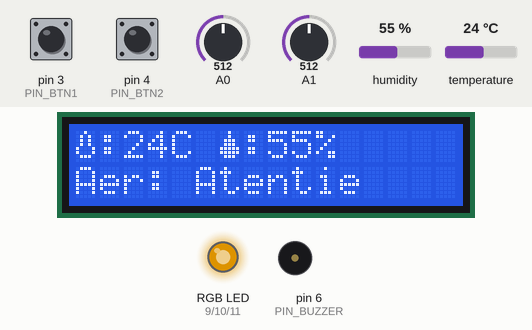
Simulated run of this sketch. Board: Arduino Uno, built with avr-gcc and run on an emulated ATmega328P. On the bench: 16×2 character LCD, an RGB LED mixed from three pins (HIGH = lit), buzzer (waves = sounding). The inputs (shaded band) are chosen by the test bench; at power-on: humidity 55 %, pin 3 (PIN_BTN1) HIGH, temperature 24 °C, pin 4 (PIN_BTN2) HIGH, A0 = 512, A1 = 512. Dim RGB values are drawn brighter than linear; what the sketch prints to the serial monitor is not drawn.

Above: at 3.6 s.
3.7 s: humidity set to 21 %
At 7.1 s:
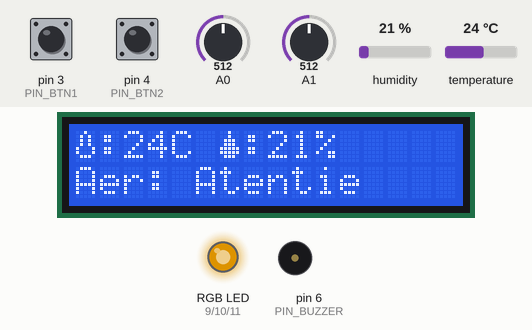
12.7 s: humidity set to 18 %
At 15.34 s:
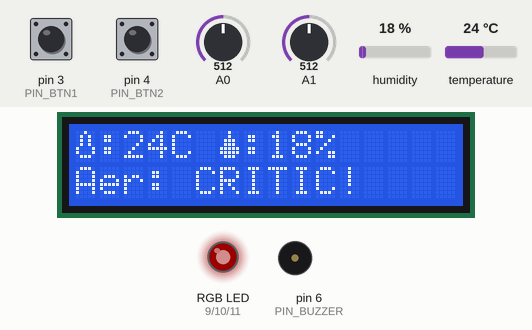
16.3 s: pin 3 (PIN_BTN1) pulled LOW for 2.3 s
At 18.37 s:
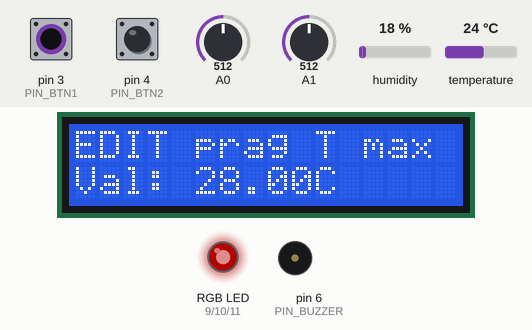
20.1 s: pin 3 (PIN_BTN1) pulled LOW for 2.3 s
At 22.37 s:
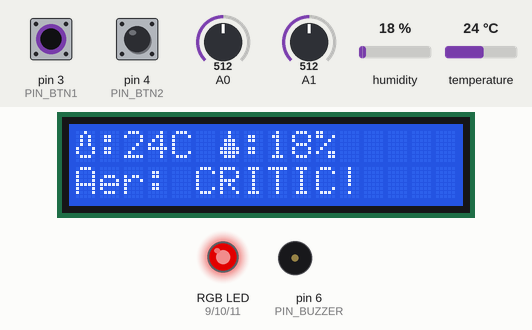
31.4 s: temperature set to 12 °C
At 36.35 s:
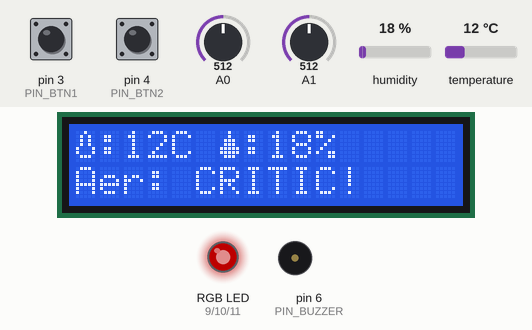
Timing chart, 0 to 40.8 s (numbered marks = the images above; inputs shaded):
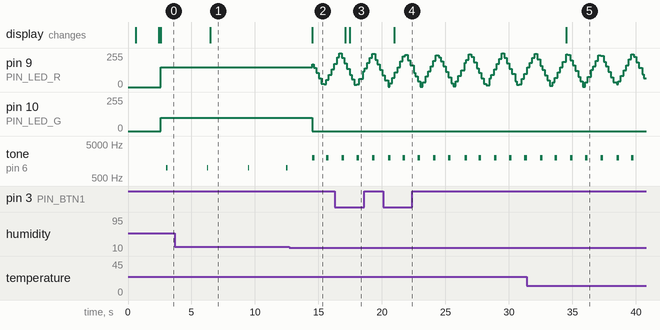

Measured:
- the behaviour switches between 20 and 19 % on humidity (found by bisection; images 1 and 2)
- after the input at 3.7 s, the display: changes after 2.8 s (image 1)
- after the input at 12.7 s, pin 9 (PIN_LED_R): 150/255 → 170/255 after 1.8 s, → 146/255 0.12 s later, → 106/255 0.20 s later, → 66/255 0.20 s later, … (10 changes in this stretch); pin 10 (PIN_LED_G): 100/255 → 0/255 after 1.8 s; the display: changes after 1.8 s (image 2)
- after the input at 16.3 s, the display: first changes after 0.80 s (image 3 shows a later state)
- after the input at 20.1 s, the display: changes after 0.85 s (image 4)
- after the input at 31.4 s, the display: changes after 3.1 s (image 5)
- by itself, tone on pin 6 (PIN_BUZZER): alternates 2000 Hz for 0.20 s and silent for 1.0 s

The sketch:

PlantPal.ino
```cpp
#include <Wire.h>
#include <LiquidCrystal_I2C.h>
#include <DHT.h>

#include "config.h"
#include "sensors.h"
#include "display.h"
#include "alerts.h"
#include "input.h"
#include "state.h"

// Obiecte globale
LiquidCrystal_I2C lcd(LCD_I2C_ADDR, LCD_COLS, LCD_ROWS);
DHT dht(PIN_DHT, DHT_TYPE);

// Variabile de stare globale
PlantState state;
Thresholds thresholds;
HistoryBuffer history;

// Timestamps pentru sampling non-blocking
unsigned long lastSensorRead = 0;
unsigned long lastDisplayUpdate = 0;
unsigned long lastAlertUpdate = 0;
unsigned long alertSnoozeUntil = 0;

// Pagina curenta afișata pe LCD
uint8_t currentPage = PAGE_MAIN;

// Mod editare praguri
bool editMode = false;
uint8_t editParam = 0;  // 0=temp, 1=umid_aer, 2=sol, 3=lumina

void setup() {
  Serial.begin(9600);
  delay(500);
  Serial.println(F("=== PlantPal v1.0 ==="));
  Serial.println(F("Step 1: Initializare..."));

  Serial.println(F("Step 2a: Wire init..."));
  Wire.begin();
  Wire.setClock(100000);
  Serial.println(F("Step 2a: Wire OK"));

  Serial.println(F("Step 2b: LCD begin..."));
  lcd.begin(LCD_COLS, LCD_ROWS);
  Serial.println(F("Step 2b: LCD OK"));

  Serial.println(F("Step 3: LCD backlight..."));
  lcd.backlight();
  lcd.clear();
  lcd.setCursor(0, 0);
  lcd.print(F("PlantPal v1.0"));
  Serial.println(F("Step 3: LCD print OK"));

  Serial.println(F("Step 4: DHT begin..."));
  dht.begin();
  Serial.println(F("Step 4: DHT OK"));

  Serial.println(F("Step 5: ADC init..."));
  adc_init();
  Serial.println(F("Step 5: ADC OK"));

  Serial.println(F("Step 6: PWM init..."));
  pwm_init();
  Serial.println(F("Step 6: PWM OK"));

  Serial.println(F("Step 7: Buttons init..."));
  buttons_init();
  Serial.println(F("Step 7: Buttons OK"));

  Serial.println(F("Step 8: Thresholds init..."));
  thresholds_init(&thresholds);
  Serial.println(F("Step 8: Thresholds OK"));

  Serial.println(F("Step 9: History init..."));
  history_init(&history);
  Serial.println(F("Step 9: History OK"));

  Serial.println(F("Step 10: Timer1 init..."));
  timer1_init();
  Serial.println(F("Step 10: Timer1 OK"));

  delay(1500);
  lcd.clear();

  Serial.println(F("=== SETUP COMPLET ==="));
  Serial.println(F("Btn1: navigatie | Btn2: snooze"));
}

void loop() {
  unsigned long now = millis();

  // Citire senzori la intervale fixe
  if (now - lastSensorRead >= SENSOR_INTERVAL) {
    lastSensorRead = now;

    unsigned long t_start = micros();
    sensors_read(&state);
    unsigned long t_read = micros() - t_start;

    // Profilare cod - print pe Serial
    Serial.print(F("[PROFILE] Citire senzori: "));
    Serial.print(t_read);
    Serial.println(F(" us"));

    // Evaluare stare planta
    state_evaluate(&state, &thresholds);

    // Adauga in istoric
    history_add(&history, &state);

    // Print valori pe Serial
    sensors_print(&state);
  }

  // Procesare evenimente butoane (consumate din ISR)
  button_event_t btnEvent = buttons_get_event();
  if (btnEvent != BTN_NONE) {
    handle_button(btnEvent, now);
  }

  // Update display la 500ms
  if (now - lastDisplayUpdate >= DISPLAY_INTERVAL) {
    lastDisplayUpdate = now;
    display_update(&lcd, &state, &thresholds, &history, currentPage, editMode, editParam);
  }

  // Update alerte la 200ms
  if (now - lastAlertUpdate >= ALERT_INTERVAL) {
    lastAlertUpdate = now;

    bool snoozed = (alertSnoozeUntil > now);
    alerts_update(&state, snoozed);
  }
}

// Procesare apasari butoane
void handle_button(button_event_t evt, unsigned long now) {
  switch (evt) {
    case BTN1_SHORT:
      if (editMode) {
        // In editare: schimba parametrul curent
        editParam = (editParam + 1) % 5;
      } else {
        // Normal: schimba pagina LCD
        currentPage = (currentPage + 1) % NUM_PAGES;
        lcd.clear();
      }
      break;

    case BTN1_LONG:
      // Intra/iesi din modul editare praguri
      editMode = !editMode;
      lcd.clear();
      if (editMode) {
        Serial.println(F("[EDIT] Mod editare praguri ACTIV"));
        currentPage = PAGE_EDIT;
      } else {
        Serial.println(F("[EDIT] Mod editare DEZACTIVAT"));
        currentPage = PAGE_MAIN;
      }
      break;

    case BTN2_SHORT:
      if (editMode) {
        // In editare: creste pragul curent
        thresholds_increment(&thresholds, editParam);
      } else {
        // Normal: snooze alerta 30 sec
        alertSnoozeUntil = now + SNOOZE_DURATION;
        Serial.println(F("[SNOOZE] Alerte dezactivate 30s"));
        // Beep scurt de confirmare
        tone(PIN_BUZZER, 1500, 100);
      }
      break;

    case BTN2_LONG:
      if (editMode) {
        // In editare: reseteaza la valori default
        thresholds_init(&thresholds);
        Serial.println(F("[EDIT] Praguri resetate la default"));
      } else {
        // Normal: reset snooze + test sirena
        alertSnoozeUntil = 0;
        Serial.println(F("[SNOOZE] Anulat"));
      }
      break;

    default:
      break;
  }
}
```

alerts.h
```cpp
#ifndef ALERTS_H
#define ALERTS_H

#include "config.h"
#include "sensors.h"

// INIT PWM
void pwm_init() {
  pinMode(PIN_LED_R, OUTPUT);
  pinMode(PIN_LED_G, OUTPUT);
  pinMode(PIN_LED_B, OUTPUT);
  pinMode(PIN_BUZZER, OUTPUT);

  // Pentru anod comun: pornim cu LED stins (HIGH = stins)
  // Pentru catod comun: LOW = stins
  analogWrite(PIN_LED_R, LED_VAL(0));
  analogWrite(PIN_LED_G, LED_VAL(0));
  analogWrite(PIN_LED_B, LED_VAL(0));
}

// CONTROL LED RGB
void led_set(uint8_t r, uint8_t g, uint8_t b) {
  analogWrite(PIN_LED_R, LED_VAL(r));
  analogWrite(PIN_LED_G, LED_VAL(g));
  analogWrite(PIN_LED_B, LED_VAL(b));
}

void led_off() {
  led_set(0, 0, 0);
}

// ALERTE
void alerts_update(PlantState* s, bool snoozed) {
  static uint32_t lastBeep = 0;
  static bool buzzerOn = false;
  uint32_t now = millis();

  if (snoozed) {
    // Snooze activ: doar LED pulseaza verde-galben, fara buzzer
    uint32_t fade = (now / 10) % 512;
    if (fade > 255) fade = 511 - fade;
    led_set(fade, fade, 0);  // galben
    if (buzzerOn) {
      noTone(PIN_BUZZER);
      buzzerOn = false;
    }
    return;
  }

  switch (s->status) {
    case 0:  // OK - verde stabil
      led_set(0, 100, 0);
      if (buzzerOn) {
        noTone(PIN_BUZZER);
        buzzerOn = false;
      }
      break;

    case 1:  // WARN - galben, beep ocazional
      led_set(150, 100, 0);
      if (now - lastBeep > 3000) {
        tone(PIN_BUZZER, 1000, 100);
        lastBeep = now;
      }
      break;

    case 2:  // CRITIC - pulseaza rosu, beep mai des
      {
        uint32_t pulse = (now / 5) % 512;
        if (pulse > 255) pulse = 511 - pulse;
        led_set(pulse, 0, 0);
      }
      if (now - lastBeep > 1000) {
        tone(PIN_BUZZER, 2000, 200);
        lastBeep = now;
      }
      break;
  }
}

#endif
```

display.h
```cpp
#ifndef DISPLAY_H
#define DISPLAY_H

#include "config.h"
#include "sensors.h"
#include "state.h"

// Caractere custom pentru LCD
byte iconDrop[8]   = {0b00100, 0b00100, 0b01110, 0b01110, 0b11111, 0b11111, 0b01110, 0b00000};
byte iconSun[8]    = {0b00100, 0b10101, 0b01110, 0b11011, 0b01110, 0b10101, 0b00100, 0b00000};
byte iconTemp[8]   = {0b00100, 0b01010, 0b01010, 0b01010, 0b10001, 0b10001, 0b01110, 0b00000};
byte iconWarn[8]   = {0b00100, 0b00100, 0b01010, 0b01010, 0b10001, 0b10101, 0b01110, 0b00000};

void display_init_icons(LiquidCrystal_I2C* lcd) {
  lcd->createChar(0, iconDrop);
  lcd->createChar(1, iconSun);
  lcd->createChar(2, iconTemp);
  lcd->createChar(3, iconWarn);
}

void display_page_main(LiquidCrystal_I2C* lcd, PlantState* s) {
  lcd->setCursor(0, 0);
  lcd->write(2);  // temp icon
  lcd->print(F(":"));
  lcd->print((int)s->temperature);
  lcd->print(F("C "));
  lcd->write(0);  // drop icon
  lcd->print(F(":"));
  lcd->print((int)s->air_humidity);
  lcd->print(F("%   "));

  lcd->setCursor(0, 1);
  lcd->print(F("Aer: "));
  if (s->status == 0) lcd->print(F("OK       "));
  else if (s->status == 1) lcd->print(F("Atentie  "));
  else lcd->print(F("CRITIC!  "));
}

void display_page_soil(LiquidCrystal_I2C* lcd, PlantState* s) {
  lcd->setCursor(0, 0);
  lcd->print(F("Sol: "));
  lcd->print(s->soil_moisture);
  lcd->print(F("%        "));

  lcd->setCursor(0, 1);
  lcd->write(1);  // sun icon
  lcd->print(F(" Lumina: "));
  lcd->print(s->light_level);
  lcd->print(F("%  "));
}

void display_page_status(LiquidCrystal_I2C* lcd, PlantState* s) {
  lcd->setCursor(0, 0);
  lcd->print(F("Status: "));
  switch (s->status) {
    case 0: lcd->print(F("OK       ")); break;
    case 1: lcd->print(F("ATENTIE  ")); break;
    case 2: lcd->print(F("CRITIC!! ")); break;
  }

  lcd->setCursor(0, 1);
  // Afiseaza ce parametru e cu probleme
  uint32_t t = millis() / 3000;  // schimba la 3 sec
  switch (t % 4) {
    case 0: lcd->print(F("T:"));
            lcd->print((int)s->temperature);
            lcd->print(F("C       "));
            break;
    case 1: lcd->print(F("H aer:"));
            lcd->print((int)s->air_humidity);
            lcd->print(F("%    "));
            break;
    case 2: lcd->print(F("Sol:"));
            lcd->print(s->soil_moisture);
            lcd->print(F("%       "));
            break;
    case 3: lcd->print(F("Lumina:"));
            lcd->print(s->light_level);
            lcd->print(F("%    "));
            break;
  }
}

void display_page_history(LiquidCrystal_I2C* lcd, HistoryBuffer* h) {
  lcd->setCursor(0, 0);
  lcd->print(F("Istoric ultimele"));

  lcd->setCursor(0, 1);
  if (h->count == 0) {
    lcd->print(F("Niciunul        "));
  } else {
    // Cycle prin ultimele citiri
    uint32_t t = millis() / 1500;  // o citire/1.5sec
    uint8_t idx = (h->head + (h->count - 1 - (t % h->count))) % HISTORY_SIZE;
    PlantState* old = &h->buffer[idx];

    lcd->print(F("T:"));
    lcd->print((int)old->temperature);
    lcd->print(F(" S:"));
    lcd->print(old->soil_moisture);
    lcd->print(F("% L:"));
    lcd->print(old->light_level);
    lcd->print(F("%  "));
  }
}

void display_page_edit(LiquidCrystal_I2C* lcd, Thresholds* th, uint8_t param) {
  lcd->setCursor(0, 0);
  lcd->print(F("EDIT prag "));

  switch (param) {
    case 0: lcd->print(F("T max  ")); break;
    case 1: lcd->print(F("T min  ")); break;
    case 2: lcd->print(F("H min  ")); break;
    case 3: lcd->print(F("Sol    ")); break;
    case 4: lcd->print(F("Lumina ")); break;
  }

  lcd->setCursor(0, 1);
  lcd->print(F("Val: "));
  switch (param) {
    case 0: lcd->print(th->temp_max);    lcd->print(F("C       ")); break;
    case 1: lcd->print(th->temp_min);    lcd->print(F("C       ")); break;
    case 2: lcd->print(th->humid_min);   lcd->print(F("%       ")); break;
    case 3: lcd->print(th->soil_min);    lcd->print(F("%       ")); break;
    case 4: lcd->print(th->light_min);   lcd->print(F("%       ")); break;
  }
}

void display_update(LiquidCrystal_I2C* lcd, PlantState* s, Thresholds* th,
                    HistoryBuffer* h, uint8_t page, bool editMode, uint8_t editParam) {
  static bool iconsLoaded = false;
  if (!iconsLoaded) {
    display_init_icons(lcd);
    iconsLoaded = true;
  }

  if (editMode) {
    display_page_edit(lcd, th, editParam);
    return;
  }

  switch (page) {
    case PAGE_MAIN:    display_page_main(lcd, s);       break;
    case PAGE_SOIL:    display_page_soil(lcd, s);       break;
    case PAGE_STATUS:  display_page_status(lcd, s);     break;
    case PAGE_HISTORY: display_page_history(lcd, h);    break;
  }
}

#endif
```

input.h
```cpp
#ifndef INPUT_H
#define INPUT_H

#include "config.h"

enum button_event_t {
  BTN_NONE,
  BTN1_SHORT,
  BTN1_LONG,
  BTN2_SHORT,
  BTN2_LONG
};

// Stari interne pentru fiecare buton (state machine de debouncing)
struct ButtonState {
  uint32_t pressStart;      // millis() la apasare
  uint32_t lastChange;      // pt debouncing
  bool pressed;             // stare curenta
  bool longFired;           // apasare lunga deja semnalata
};

volatile ButtonState btn1State = {0, 0, false, false};
volatile ButtonState btn2State = {0, 0, false, false};
volatile button_event_t eventQueue = BTN_NONE;

void btn1_isr();

// INIT BUTOANE
void buttons_init() {
  pinMode(PIN_BTN1, INPUT_PULLUP);
  pinMode(PIN_BTN2, INPUT_PULLUP);

  // Btn1 pe D3 -> INT1
  attachInterrupt(digitalPinToInterrupt(PIN_BTN1), btn1_isr, CHANGE);

  // Btn2 pe D4 -> nu are interrupt extern, folosim PCINT
  // PCINT20 = D4 (pe PCMSK2)
  PCICR |= (1 << PCIE2);    // enable PCINT pe portul D
  PCMSK2 |= (1 << PCINT20); // enable PCINT20 (D4)
}

// ISR-uri
void btn1_isr() {
  uint32_t now = millis();
  if (now - btn1State.lastChange < DEBOUNCE_MS) return;
  btn1State.lastChange = now;

  bool currentlyPressed = (digitalRead(PIN_BTN1) == LOW);

  if (currentlyPressed && !btn1State.pressed) {
    btn1State.pressed = true;
    btn1State.pressStart = now;
    btn1State.longFired = false;
  } else if (!currentlyPressed && btn1State.pressed) {
    btn1State.pressed = false;
    uint32_t duration = now - btn1State.pressStart;
    if (!btn1State.longFired && duration < LONG_PRESS_MS) {
      eventQueue = BTN1_SHORT;
    }
  }
}

ISR(PCINT2_vect) {
  // Detectam doar schimbarile pe D4
  uint32_t now = millis();
  if (now - btn2State.lastChange < DEBOUNCE_MS) return;
  btn2State.lastChange = now;

  bool currentlyPressed = (digitalRead(PIN_BTN2) == LOW);

  if (currentlyPressed && !btn2State.pressed) {
    btn2State.pressed = true;
    btn2State.pressStart = now;
    btn2State.longFired = false;
  } else if (!currentlyPressed && btn2State.pressed) {
    btn2State.pressed = false;
    uint32_t duration = now - btn2State.pressStart;
    if (!btn2State.longFired && duration < LONG_PRESS_MS) {
      eventQueue = BTN2_SHORT;
    }
  }
}

// POLLING APASARE LUNGA
// Apasarea lunga e detectata pe loop (nu in ISR) pentru a evita probleme
void check_long_press() {
  uint32_t now = millis();

  if (btn1State.pressed && !btn1State.longFired) {
    if (now - btn1State.pressStart >= LONG_PRESS_MS) {
      btn1State.longFired = true;
      eventQueue = BTN1_LONG;
    }
  }

  if (btn2State.pressed && !btn2State.longFired) {
    if (now - btn2State.pressStart >= LONG_PRESS_MS) {
      btn2State.longFired = true;
      eventQueue = BTN2_LONG;
    }
  }
}

// CITIRE EVENIMENT (din loop)
button_event_t buttons_get_event() {
  // Verifica apasari lungi mai intai
  check_long_press();

  noInterrupts();
  button_event_t evt = eventQueue;
  eventQueue = BTN_NONE;
  interrupts();

  return evt;
}

#endif
```

sensors.h
```cpp
#ifndef SENSORS_H
#define SENSORS_H

#include "config.h"

// Structura cu starea curenta a plantei
struct PlantState {
  float temperature;      // °C
  float air_humidity;     // %
  uint8_t soil_moisture;  // 0-100%
  uint8_t light_level;    // 0-100%
  uint16_t soil_raw;      // citire ADC bruta
  uint16_t light_raw;     // citire ADC bruta
  uint8_t status;         // 0=OK, 1=WARN, 2=CRITIC
  uint32_t timestamp;     // millis() la citire
};

// Praguri configurabile
struct Thresholds {
  float temp_min;
  float temp_max;
  uint8_t humid_min;
  uint8_t soil_min;
  uint8_t light_min;
};

// Forward declarations
extern DHT dht;

// ACCES DIRECT ADC
// In loc de analogRead() (care e lent ~100us), folosim registre direct

void adc_init() {
  // ADMUX: REFS1=0, REFS0=1 -> referinta AVCC (5V)
  ADMUX = (1 << REFS0);

  // ADCSRA: ADEN=1 enable, prescaler 128 (16MHz/128 = 125kHz, in range 50-200kHz)
  ADCSRA = (1 << ADEN) | (1 << ADPS2) | (1 << ADPS1) | (1 << ADPS0);
}

uint16_t adc_read(uint8_t channel) {
  // Selecteaza canalul ADC (pastreaza REFS din ADMUX)
  ADMUX = (ADMUX & 0xF0) | (channel & 0x0F);

  // Start conversion
  ADCSRA |= (1 << ADSC);

  // Asteapta finalizarea (bit ADSC se reseteaza automat)
  while (ADCSRA & (1 << ADSC));

  // Returneaza valoarea pe 10 biti
  return ADC;
}

// CITIRE SENZORI

void sensors_read(PlantState* s) {
  // Citire DHT11 (folosim biblioteca pt protocol complex 1-wire)
  s->temperature = dht.readTemperature();
  s->air_humidity = dht.readHumidity();

  // Citire ADC bare-metal pt sol si lumina
  s->soil_raw = adc_read(0);   // A0
  s->light_raw = adc_read(1);  // A1

  // Conversie in procente
  // Senzor capacitiv: valoare mica = umed, valoare mare = uscat
  int soil_p = map(s->soil_raw, SOIL_DRY, SOIL_WET, 0, 100);
  s->soil_moisture = constrain(soil_p, 0, 100);

  // LDR: valoare mica = intuneric, valoare mare = lumina
  int light_p = map(s->light_raw, LIGHT_DARK, LIGHT_BRIGHT, 0, 100);
  s->light_level = constrain(light_p, 0, 100);

  s->timestamp = millis();

  // Verificare validitate DHT
  if (isnan(s->temperature) || isnan(s->air_humidity)) {
    s->temperature = 0;
    s->air_humidity = 0;
  }
}

void sensors_print(PlantState* s) {
  Serial.print(F("T: "));
  Serial.print(s->temperature, 1);
  Serial.print(F("C | H: "));
  Serial.print(s->air_humidity, 0);
  Serial.print(F("% | Sol: "));
  Serial.print(s->soil_moisture);
  Serial.print(F("% | Lum: "));
  Serial.print(s->light_level);
  Serial.print(F("% | Status: "));

  switch (s->status) {
    case 0: Serial.println(F("OK")); break;
    case 1: Serial.println(F("WARN")); break;
    case 2: Serial.println(F("CRITIC")); break;
  }
}

#endif
```

Source omitted: state.h (2486 bytes), config.h (1701 bytes)
